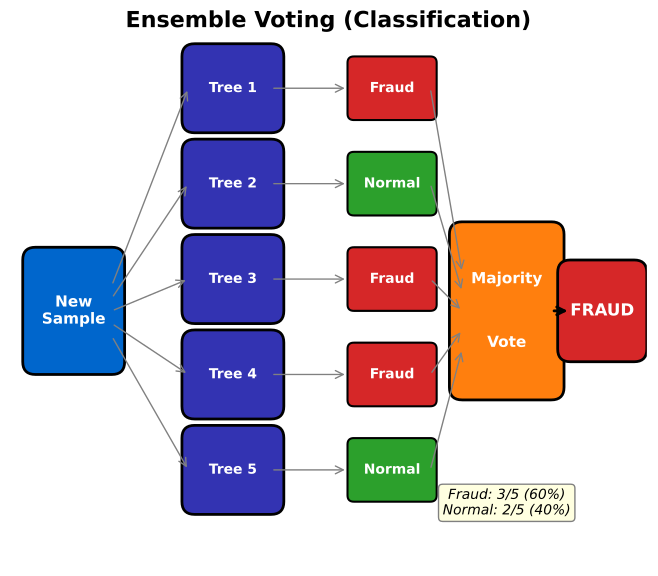

Reproduce this figure in Python.
"""Ensemble Voting - How trees combine predictions"""
import matplotlib.pyplot as plt

# Chart metadata for QR code generation
CHART_METADATA = {
    'title': 'Ensemble Voting',
    'description': 'Majority voting aggregation process',
    'url': 'https://github.com/Digital-AI-Finance/methods-algorithms/tree/master/slides/L04_Random_Forests/05_ensemble_voting'
}
import numpy as np
from matplotlib.patches import FancyBboxPatch, Circle
from pathlib import Path

plt.rcParams.update({
    'font.size': 14, 'axes.labelsize': 14, 'axes.titlesize': 16,
    'xtick.labelsize': 13, 'ytick.labelsize': 13, 'legend.fontsize': 13,
    'figure.figsize': (10, 6), 'figure.dpi': 150
})

MLPURPLE = '#3333B2'
MLBLUE = '#0066CC'
MLGREEN = '#2CA02C'
MLRED = '#D62728'
MLORANGE = '#FF7F0E'

fig, ax = plt.subplots(figsize=(10, 6))

# Input sample
input_x, input_y = 0.1, 0.5
rect = FancyBboxPatch((input_x - 0.06, input_y - 0.08), 0.12, 0.16,
                       boxstyle="round,pad=0.02,rounding_size=0.02",
                       facecolor=MLBLUE, edgecolor='black', linewidth=2)
ax.add_patch(rect)
ax.text(input_x, input_y, 'New\nSample', ha='center', va='center',
        fontsize=11, fontweight='bold', color='white')

# Trees
n_trees = 5
tree_x = 0.35
tree_spacing = 0.15
predictions = ['Fraud', 'Normal', 'Fraud', 'Fraud', 'Normal']
tree_colors = [MLRED, MLGREEN, MLRED, MLRED, MLGREEN]

for i in range(n_trees):
    y = 0.85 - i * tree_spacing

    # Arrow from input to tree
    ax.annotate('', xy=(tree_x - 0.07, y),
                xytext=(input_x + 0.06, input_y + (0.4 - i * 0.2) * 0.1),
                arrowprops=dict(arrowstyle='->', color='gray', lw=1))

    # Tree box
    rect = FancyBboxPatch((tree_x - 0.06, y - 0.05), 0.12, 0.1,
                           boxstyle="round,pad=0.02,rounding_size=0.02",
                           facecolor=MLPURPLE, edgecolor='black', linewidth=2)
    ax.add_patch(rect)
    ax.text(tree_x, y, f'Tree {i+1}', ha='center', va='center',
            fontsize=10, fontweight='bold', color='white')

    # Arrow from tree to prediction
    ax.annotate('', xy=(0.53, y), xytext=(tree_x + 0.06, y),
                arrowprops=dict(arrowstyle='->', color='gray', lw=1))

    # Prediction box
    pred_x = 0.6
    rect = FancyBboxPatch((pred_x - 0.06, y - 0.04), 0.12, 0.08,
                           boxstyle="round,pad=0.01,rounding_size=0.01",
                           facecolor=tree_colors[i], edgecolor='black', linewidth=1.5)
    ax.add_patch(rect)
    ax.text(pred_x, y, predictions[i], ha='center', va='center',
            fontsize=10, fontweight='bold', color='white')

# Aggregation box
agg_x, agg_y = 0.78, 0.5
rect = FancyBboxPatch((agg_x - 0.07, agg_y - 0.12), 0.14, 0.24,
                       boxstyle="round,pad=0.02,rounding_size=0.02",
                       facecolor=MLORANGE, edgecolor='black', linewidth=2)
ax.add_patch(rect)
ax.text(agg_x, agg_y + 0.05, 'Majority', ha='center', va='center',
        fontsize=11, fontweight='bold', color='white')
ax.text(agg_x, agg_y - 0.05, 'Vote', ha='center', va='center',
        fontsize=11, fontweight='bold', color='white')

# Arrows from predictions to aggregation
for i in range(n_trees):
    y = 0.85 - i * tree_spacing
    ax.annotate('', xy=(agg_x - 0.07, agg_y + (2-i) * 0.03),
                xytext=(0.66, y),
                arrowprops=dict(arrowstyle='->', color='gray', lw=1))

# Final prediction
final_x = 0.93
ax.annotate('', xy=(final_x - 0.05, agg_y), xytext=(agg_x + 0.07, agg_y),
            arrowprops=dict(arrowstyle='->', color='black', lw=2))

rect = FancyBboxPatch((final_x - 0.05, agg_y - 0.06), 0.1, 0.12,
                       boxstyle="round,pad=0.02,rounding_size=0.02",
                       facecolor=MLRED, edgecolor='black', linewidth=2)
ax.add_patch(rect)
ax.text(final_x, agg_y, 'FRAUD', ha='center', va='center',
        fontsize=12, fontweight='bold', color='white')

# Vote count annotation
ax.text(0.78, 0.18, 'Fraud: 3/5 (60%)\nNormal: 2/5 (40%)',
        ha='center', fontsize=10, style='italic',
        bbox=dict(boxstyle='round', facecolor='lightyellow', edgecolor='gray'))

ax.set_xlim(0, 1)
ax.set_ylim(0.1, 0.95)
ax.set_aspect('equal')
ax.axis('off')
ax.set_title('Ensemble Voting (Classification)', fontsize=16, fontweight='bold', y=0.98)

plt.tight_layout()
plt.savefig(Path(__file__).parent / 'chart.pdf', dpi=300, bbox_inches='tight')
plt.close()
print("Chart saved: 05_ensemble_voting/chart.pdf")
